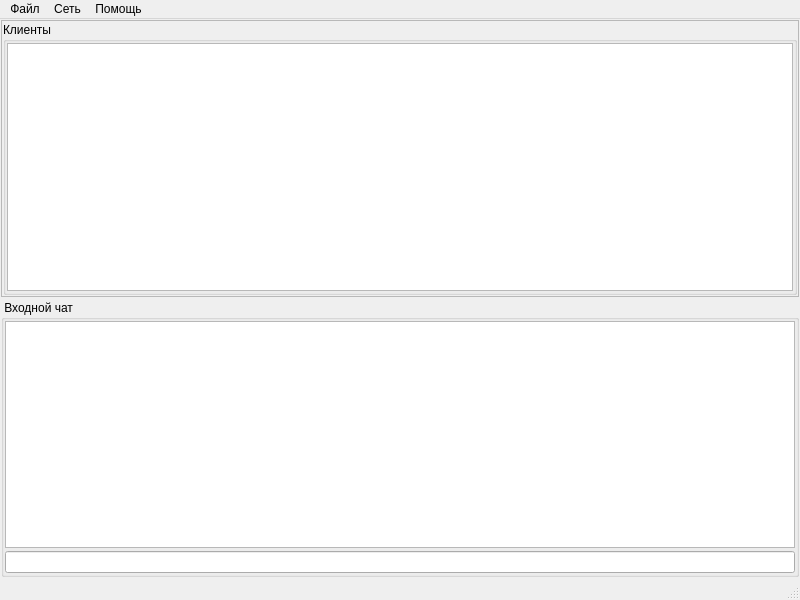
<?xml version="1.0" encoding="UTF-8"?>
<ui version="4.0">
 <class>MainWindow</class>
 <widget class="QMainWindow" name="MainWindow">
  <property name="geometry">
   <rect>
    <x>0</x>
    <y>0</y>
    <width>800</width>
    <height>600</height>
   </rect>
  </property>
  <property name="windowTitle">
   <string>Z-Server</string>
  </property>
  <widget class="QWidget" name="Centralwidget">
   <layout class="QVBoxLayout" name="verticalLayout">
    <property name="spacing">
     <number>3</number>
    </property>
    <property name="leftMargin">
     <number>1</number>
    </property>
    <property name="topMargin">
     <number>1</number>
    </property>
    <property name="rightMargin">
     <number>1</number>
    </property>
    <property name="bottomMargin">
     <number>1</number>
    </property>
    <item>
     <widget class="QFrame" name="Main_frame">
      <property name="frameShape">
       <enum>QFrame::StyledPanel</enum>
      </property>
      <layout class="QHBoxLayout" name="horizontalLayout">
       <property name="spacing">
        <number>3</number>
       </property>
       <property name="leftMargin">
        <number>1</number>
       </property>
       <property name="topMargin">
        <number>1</number>
       </property>
       <property name="rightMargin">
        <number>1</number>
       </property>
       <property name="bottomMargin">
        <number>1</number>
       </property>
       <item>
        <widget class="QGroupBox" name="Clients_groupBox">
         <property name="title">
          <string>Клиенты</string>
         </property>
         <layout class="QVBoxLayout" name="verticalLayout_3">
          <property name="spacing">
           <number>3</number>
          </property>
          <property name="leftMargin">
           <number>1</number>
          </property>
          <property name="topMargin">
           <number>1</number>
          </property>
          <property name="rightMargin">
           <number>1</number>
          </property>
          <property name="bottomMargin">
           <number>1</number>
          </property>
          <item>
           <widget class="QListWidget" name="Clients_listWidget">
            <property name="autoScroll">
             <bool>false</bool>
            </property>
            <property name="editTriggers">
             <set>QAbstractItemView::NoEditTriggers</set>
            </property>
            <property name="showDropIndicator" stdset="0">
             <bool>false</bool>
            </property>
            <property name="defaultDropAction">
             <enum>Qt::IgnoreAction</enum>
            </property>
            <property name="selectionMode">
             <enum>QAbstractItemView::NoSelection</enum>
            </property>
           </widget>
          </item>
         </layout>
        </widget>
       </item>
      </layout>
     </widget>
    </item>
    <item>
     <widget class="QGroupBox" name="Chat_groupBox">
      <property name="title">
       <string> Входной чат</string>
      </property>
      <layout class="QVBoxLayout" name="verticalLayout_2">
       <property name="spacing">
        <number>3</number>
       </property>
       <property name="leftMargin">
        <number>1</number>
       </property>
       <property name="topMargin">
        <number>1</number>
       </property>
       <property name="rightMargin">
        <number>1</number>
       </property>
       <property name="bottomMargin">
        <number>1</number>
       </property>
       <item>
        <widget class="QTextBrowser" name="Chat_textBrowser">
         <property name="acceptDrops">
          <bool>false</bool>
         </property>
         <property name="horizontalScrollBarPolicy">
          <enum>Qt::ScrollBarAlwaysOff</enum>
         </property>
         <property name="acceptRichText">
          <bool>false</bool>
         </property>
         <property name="textInteractionFlags">
          <set>Qt::NoTextInteraction</set>
         </property>
         <property name="openLinks">
          <bool>false</bool>
         </property>
        </widget>
       </item>
       <item>
        <widget class="QLineEdit" name="Chat_lineEdit">
         <property name="acceptDrops">
          <bool>false</bool>
         </property>
        </widget>
       </item>
      </layout>
     </widget>
    </item>
   </layout>
  </widget>
  <widget class="QMenuBar" name="menuBar">
   <property name="geometry">
    <rect>
     <x>0</x>
     <y>0</y>
     <width>800</width>
     <height>20</height>
    </rect>
   </property>
   <property name="acceptDrops">
    <bool>false</bool>
   </property>
   <property name="nativeMenuBar">
    <bool>false</bool>
   </property>
   <widget class="QMenu" name="File_menu">
    <property name="acceptDrops">
     <bool>false</bool>
    </property>
    <property name="title">
     <string>Файл</string>
    </property>
   </widget>
   <widget class="QMenu" name="Help_menu">
    <property name="acceptDrops">
     <bool>false</bool>
    </property>
    <property name="title">
     <string>Помощь</string>
    </property>
    <addaction name="About_action"/>
   </widget>
   <widget class="QMenu" name="Net_menu">
    <property name="title">
     <string>Сеть</string>
    </property>
    <addaction name="StartStop_action"/>
   </widget>
   <addaction name="File_menu"/>
   <addaction name="Net_menu"/>
   <addaction name="Help_menu"/>
  </widget>
  <widget class="QStatusBar" name="statusBar"/>
  <action name="About_action">
   <property name="text">
    <string>О программе</string>
   </property>
  </action>
  <action name="StartStop_action">
   <property name="checkable">
    <bool>true</bool>
   </property>
   <property name="text">
    <string>Пуск/Стоп</string>
   </property>
   <property name="font">
    <font>
     <weight>75</weight>
     <bold>true</bold>
    </font>
   </property>
  </action>
 </widget>
 <resources/>
 <connections/>
</ui>
